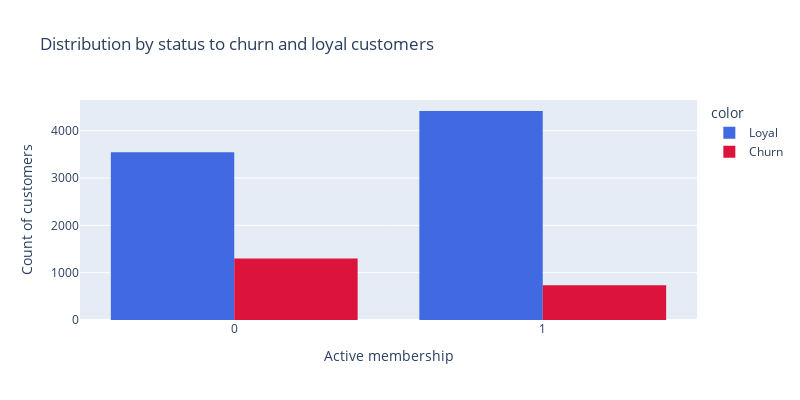

Notebook code for this chart:
### Markdown cell above
</br>

 ### 9.8. Как влияет наличие статуса активного клиента на отток клиентов? Постройте диаграмму, иллюстрирующую это. Что бы вы предложили банку, чтобы уменьшить отток клиентов среди неактивных?

### Code cell
# выборка
bar_data = churn_df.groupby(by=['Tenure', 'Exited'], as_index=False)[['IsActiveMember', 'Exited']].value_counts().copy()

# строим график
fig_1 = px.histogram(
    barmode='group',                                            # тип группировки данных при выводе графика
    data_frame=bar_data,                                        # DataFrame
    x = 'IsActiveMember',                                       # ось абсцисс
    y = 'count',                                                # ось ординат
    color=bar_data['Exited'].map({0: 'Loyal', 1: 'Churn'}),     # от чего зависит цвет
    height=400,                                                 # высота
    width=800,                                                  # ширина
    color_discrete_sequence=['RoyalBlue', 'Crimson'],           # палитра цветов
    title='Distribution by status to churn and loyal customers' # заголовок
)

# отображаем его
fig_1.update_layout(
    xaxis = dict(
        dtick = 1,                                              # формирование меток
        title='Active membership',                              # обновляем подпись к оси абсцисс
        ),
    yaxis = dict(
        title='Count of customers',                             # обновляем подпись к оси ординат
        visible=True,                                           # отображаем подпись
        showticklabels=True                                     # отображаем метки
        )
)

# строим график 2
fig_2= px.histogram(
    barmode='group',                                            # тип группировки данных при выводе графика
    data_frame=bar_data,                                        # DataFrame
    x = 'Tenure',                                               # ось абсцисс
    y = 'count',                                                # ось ординат
    # от чего зависит цвет
    color=bar_data['IsActiveMember'].map({0: 'non-Active', 1: 'Active'}),
    color_discrete_sequence=['LimeGreen', 'Crimson'],           # палитра цветов
    nbins=11,                                                   # число меток
    height=500,                                                 # высота
    width=800,                                                  # ширина
    title='Distribution by tenure and status to customers'      # заголовок
)

# отображаем его
fig_2.update_layout(
    bargap=0.2,                                                 # расстояние между группами баров
    bargroupgap=0.1,                                            # расстояние баров в группе
    yaxis = dict(
        title='Count of customers',                             # обновляем подпись к оси ординат
        visible=True,                                           # отображаем подпись
        showticklabels=True                                     # отображаем метки
        )
)

### Figure 1 — Plotly figure (JSON) as saved in the notebook; plotly's stock layout.template omitted (floating-point values rounded to 4 significant figures)
{"data": [{"alignmentgroup": "True", "bingroup": "x", "histfunc": "sum", "hovertemplate": "color=Loyal<br>IsActiveMember=%{x}<br>sum of count=%{y}<extra></extra>", "legendgroup": "Loyal", "marker": {"color": "RoyalBlue", "pattern": {"shape": ""}}, "name": "Loyal", "offsetgroup": "Loyal", "orientation": "v", "showlegend": true, "type": "histogram", "x": [1, 0, 1, 0, 1, 0, 1, 0, 1, 0, 1, 0, 1, 0, 1, 0, 1, 0, 1, 0, 1, 0], "xaxis": "x", "y": [178, 140, 482, 321, 488, 359, 440, 356, 431, 355, 432, 371, 428, 343, 469, 382, 447, 381, 408, 363, 213, 176], "yaxis": "y"}, {"alignmentgroup": "True", "bingroup": "x", "histfunc": "sum", "hovertemplate": "color=Churn<br>IsActiveMember=%{x}<br>sum of count=%{y}<extra></extra>", "legendgroup": "Churn", "marker": {"color": "Crimson", "pattern": {"shape": ""}}, "name": "Churn", "offsetgroup": "Churn", "orientation": "v", "showlegend": true, "type": "histogram", "x": [0, 1, 0, 1, 0, 1, 0, 1, 0, 1, 0, 1, 0, 1, 0, 1, 0, 1, 0, 1, 0, 1], "xaxis": "x", "y": [54, 41, 145, 87, 129, 72, 129, 84, 134, 69, 135, 74, 125, 71, 111, 66, 125, 72, 150, 63, 65, 36], "yaxis": "y"}], "layout": {"barmode": "group", "height": 400, "legend": {"title": {"text": "color"}, "tracegroupgap": 0}, "title": {"text": "Distribution by status to churn and loyal customers"}, "width": 800, "xaxis": {"anchor": "y", "domain": [0, 1], "dtick": 1, "title": {"text": "Active membership"}}, "yaxis": {"anchor": "x", "domain": [0, 1], "showticklabels": true, "title": {"text": "Count of customers"}, "visible": true}}}
